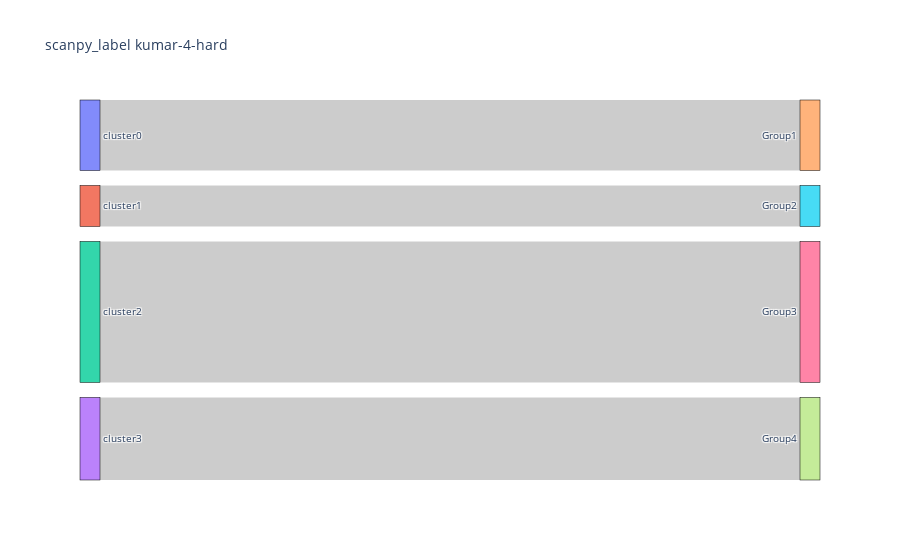
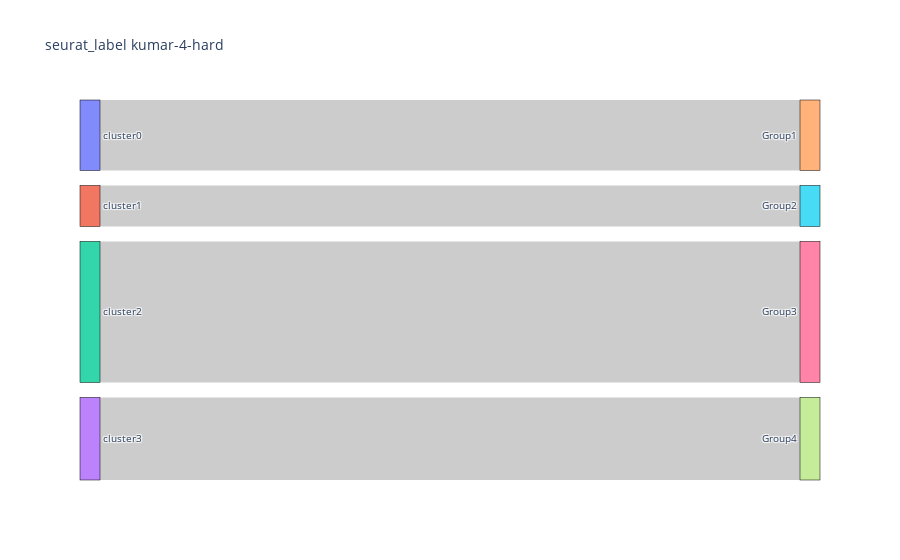
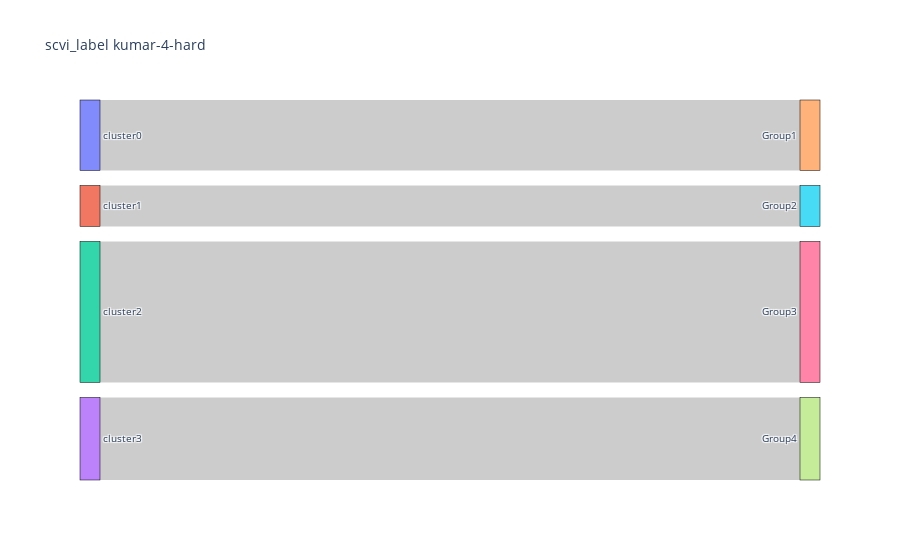

The notebook cell saved with these charts, in order:
### Code cell
for dataset in DATASET_TAGS:
    cur_path = DATA_DIR + '/' + dataset + '/'
    # check if labels.csv exists
    if os.path.exists(cur_path + "labels.csv"):
        labels = pd.read_csv(cur_path + "labels.csv")

        if labels.columns[-1] != 'true_labels':
            print("ERROR: true_label not found for dataset " + dataset)
        else:
            tool_tags = labels.columns[1:-1]
            cluster_num = labels['true_labels'].nunique()
            plot_label = []
            for i in range(cluster_num):
                plot_label.append('cluster' + str(i))
            for i in range(cluster_num):
                mapping_path = "./dataset/" + dataset + "-filtered/mapping.csv"
                mapping_df = pd.read_csv(mapping_path)
                go_id = mapping_df[mapping_df.index == i]['go'].values # TODO:check
                plot_label.append(go_id)

            for tool in tool_tags:
                # generate confusion matrix between labels
                confusion_matrix = pd.crosstab(labels[tool], labels['true_labels'], colnames=['Predicted'], rownames=['True'], margins=True)
                cur_source = []
                cur_target = []
                cur_value = []
                for i in range(cluster_num):
                    for j in range(cluster_num):
                        if confusion_matrix.iloc[i, j] != 0:
                            cur_source.append(i)
                            cur_target.append(cluster_num + j)
                            cur_value.append(confusion_matrix.iloc[i, j])
                print(cur_source, cur_target, cur_value)
                plot_sankey(plot_label, cur_source, cur_target, cur_value, tool + ' ' + dataset)

### Figure 1 — Plotly figure (JSON) as saved in the notebook; plotly's stock layout.template omitted (floating-point values rounded to 4 significant figures)
{"data": [{"link": {"source": [0, 1, 2, 3], "target": [4, 5, 6, 7], "value": [105, 61, 210, 123]}, "node": {"label": ["cluster0", "cluster1", "cluster2", "cluster3", ["Group1"], ["Group2"], ["Group3"], ["Group4"]], "line": {"color": "black", "width": 0.5}, "pad": 15, "thickness": 20}, "type": "sankey"}], "layout": {"font": {"size": 10}, "title": {"text": "scanpy_label kumar-4-hard"}}}

### Figure 2 — Plotly figure (JSON) as saved in the notebook; plotly's stock layout.template omitted (floating-point values rounded to 4 significant figures)
{"data": [{"link": {"source": [0, 1, 2, 3], "target": [4, 5, 6, 7], "value": [105, 61, 210, 123]}, "node": {"label": ["cluster0", "cluster1", "cluster2", "cluster3", ["Group1"], ["Group2"], ["Group3"], ["Group4"]], "line": {"color": "black", "width": 0.5}, "pad": 15, "thickness": 20}, "type": "sankey"}], "layout": {"font": {"size": 10}, "title": {"text": "seurat_label kumar-4-hard"}}}

### Figure 3 — Plotly figure (JSON) as saved in the notebook; plotly's stock layout.template omitted (floating-point values rounded to 4 significant figures)
{"data": [{"link": {"source": [0, 1, 2, 3], "target": [4, 5, 6, 7], "value": [105, 61, 210, 123]}, "node": {"label": ["cluster0", "cluster1", "cluster2", "cluster3", ["Group1"], ["Group2"], ["Group3"], ["Group4"]], "line": {"color": "black", "width": 0.5}, "pad": 15, "thickness": 20}, "type": "sankey"}], "layout": {"font": {"size": 10}, "title": {"text": "scvi_label kumar-4-hard"}}}
